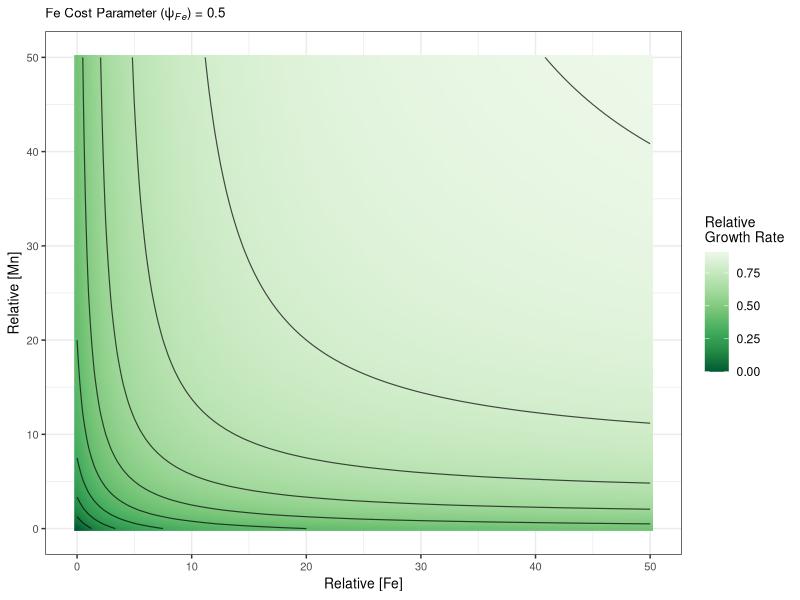
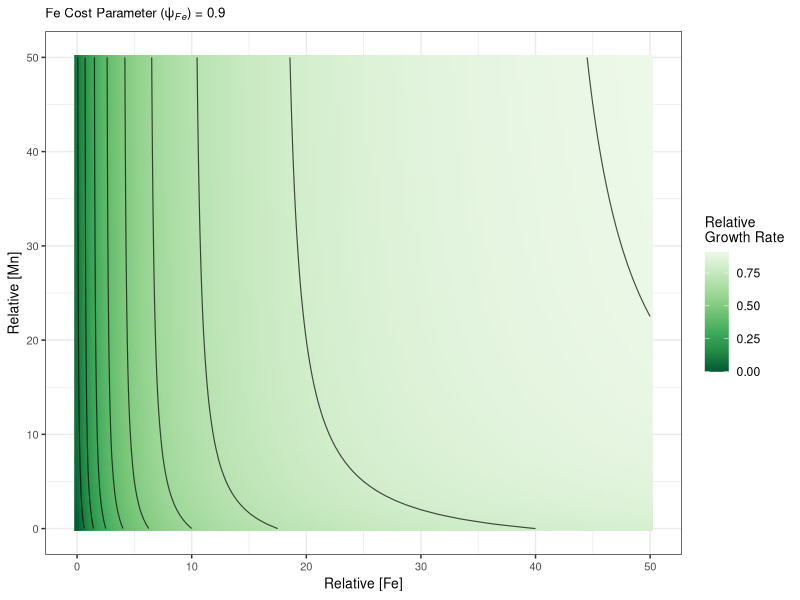
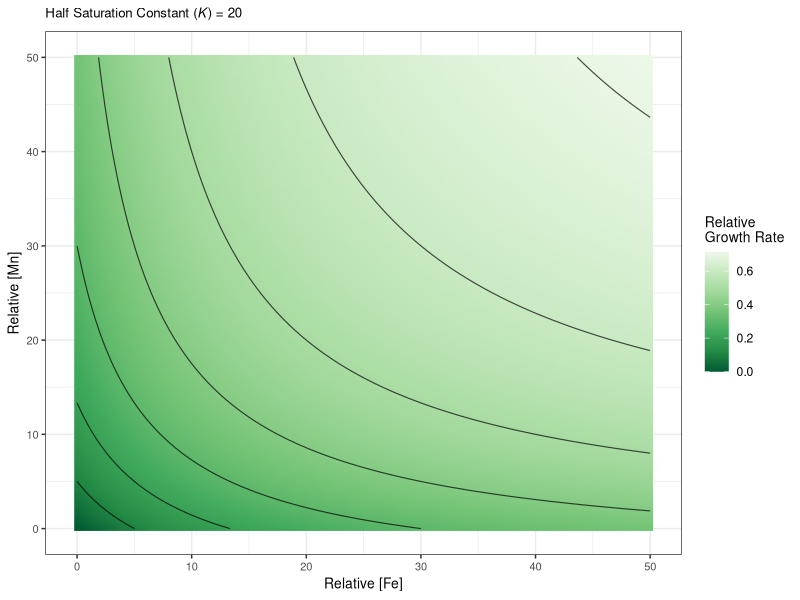
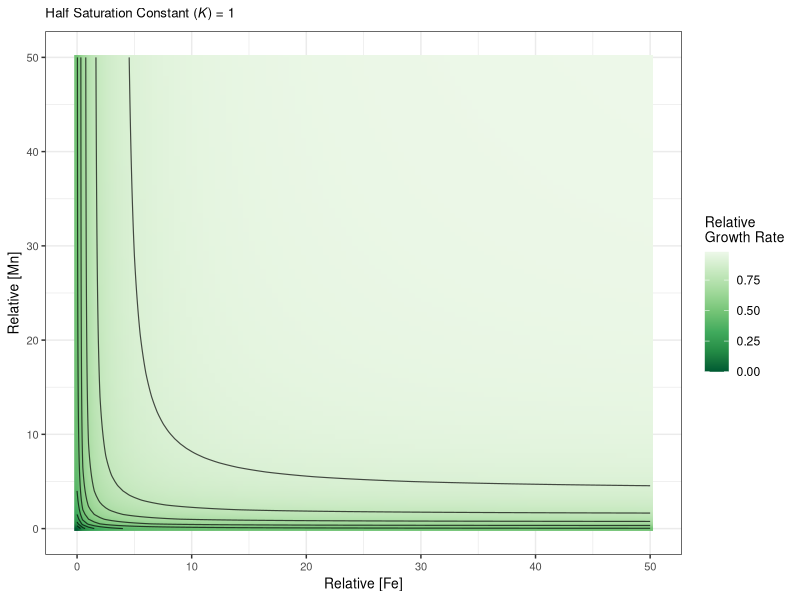

Write the R code that produced these figures, in order.
library(dplyr)
library(ggplot2)
library(magrittr)

# plots and equations for phenomenological model in supplementary materials

growth_func <- function(theta_fe, fex, mnx, kfe = 5, kmn = 5){
  out_val <- theta_fe*((fex/(kfe + fex)) - (mnx/(kmn + mnx))) + (mnx/(kmn + mnx))
  
  return(out_val)
}

growth_func_full <- function(theta_fe, fex, mnx, kfe = 5, kmn = 5){
  out_val <- fex/(kfe + fex) - mnx/(kmn + mnx)
  
  return(out_val)
}

growth_mn_deriv <- function(theta_fe, fex, mnx, kfe = 5, kmn = 5){
  out_val <- -1*kfe*(theta_fe - 1)/(mnx + kfe)^2
  return(out_val)
}
growth_fe_deriv <- function(theta_fe, fex, mnx, kfe = 5, kmn = 5){
  out_val <- kfe*(theta_fe)/(fex + kfe)^2
  return(out_val)
}

interpolate_phenom_model <- function(x_val, y_val, z_val, x_name, y_name, z_name, df){
  
  
  # unique light levels
  df_master <- data.frame(x_name = numeric(), 
                          y_name = numeric(),
                          z_name = numeric())
  
  x_val_filt <- df$x_val
  y_val_filt <- df$y_val
  z_val_filt <- df$z_val
  
  # Create grid
  grd <- expand.grid(x = seq(min(x_val_filt),
                             max(x_val_filt),
                             length=50), 
                     y = seq(min(y_val_filt), 
                             max(y_val_filt), 
                             length=50))
  
  # Find points in convex hull
  mask <- pinpoly(cbind(x_val_filt, 
                        y_val_filt)[chull(x_val_filt, 
                                          y_val_filt),], 
                  as.matrix(grd))
  
  # Crop grid to convex hull
  grd <- grd[mask == 2,]
  
  # Interpolate to points in convex hull
  res <- interpp(x_val_filt, 
                 y_val_filt, 
                 z = z_val_filt, 
                 xo = grd$x, 
                 yo = grd$y)
  
  new_df <- data.frame(name1 = res$x, 
                       name2 = res$y, 
                       name3 = res$z)
  
  
  return(new_df)
  
}

get_mn_fe_df <- function(fex_seq, theta_fe, k_vec = c(5, 5)){
  
  all_growth_vals <- c()
  all_growth_vals_deriv <- c()
  all_growth_mn_deriv <- c()
  fex_seq_vals <- c()
  mnx_seq_vals <- c()
  
  for(i in 1:length(fex_seq)){
    
    growth_vec <- growth_func(theta_fe = theta_fe, 
                              fex = fex_seq,
                              mnx = fex_seq[i],
                              kfe = k_vec[1],
                              kmn = k_vec[2])
    growth_vec_deriv <- growth_func_full(theta_fe = theta_fe, 
                                         fex = fex_seq,
                                         mnx = fex_seq[i],
                                         kfe = k_vec[1],
                                         kmn = k_vec[2])
    
    all_growth_vals <- c(growth_vec, all_growth_vals)
    all_growth_vals_deriv <- c(growth_vec_deriv, all_growth_vals_deriv)
    fex_seq_vals <- c(fex_seq, fex_seq_vals)
    mnx_seq_vals <- c(rep(fex_seq[i], length(fex_seq)), mnx_seq_vals)
  }
  
  df_out <- data.frame(u_trans = all_growth_vals,
                       fex = fex_seq_vals,
                       mnx = mnx_seq_vals,
                       u_trans_deriv = all_growth_vals_deriv)
  return(df_out)
}

list_of_theta_fe <- function(fex_seq, theta_fe_seq = c(0.1, 0.5, 0.9),
                             k_vec = c(5, 5)){
  
  df_out <- data.frame(u_trans = numeric(),
                       fex = numeric(),
                       mnx = numeric(),
                       cost_inter = numeric())
  
  for(j in 1:length(theta_fe_seq)){
    df_temp <- get_mn_fe_df(fex_seq = fex_seq, 
                            theta_fe = theta_fe_seq[j],
                            k_vec = k_vec)
    df_temp$cost_inter <- rep(theta_fe_seq[j], nrow(df_temp))
    
    df_out <- rbind(df_temp, df_out)
  }
  
  df_out$cost_inter <- factor(df_out$cost_inter)
  
  levels(df_out$cost_inter) <- paste('Fe Protein Cost: ', levels(df_out$cost_inter)) 
  
  return(df_out)
}

## plotting phenom model with background costs and ratios of costs

fex_conc <- seq(0, 50, by = 0.5)

test <- get_mn_fe_df(fex_seq = fex_conc, theta_fe = 0.5)

phi05 <- list_of_theta_fe(fex_seq = fex_conc, theta_fe_seq = c(0.5))
phi05_p <- phi05 %>% 
  ggplot(aes(x = fex, y = mnx, fill = u_trans)) +
  theme_bw() +
  ggtitle(expression(paste('Fe Cost Parameter (', psi[italic(Fe)], ") = 0.5"))) +
  geom_raster(interpolate = TRUE) +
  geom_contour(aes(z = u_trans),
               colour = 'black', lwd = 0.4,
               alpha = 0.7) +
  scale_fill_distiller(palette = 'Greens', 
                       name = 'Relative\nGrowth Rate') +
  labs(y = 'Relative [Mn]', x = 'Relative [Fe]') +
  theme(axis.title = element_text(size = 10),
        axis.text = element_text(size = 8),
        title = element_text(size = 8),
        legend.title = element_text(size = 10),
        strip.background = element_rect(fill = 'white'));phi05_p


phi09 <- list_of_theta_fe(fex_seq = fex_conc, theta_fe_seq = c(0.9),
                          c(5, 5))
phi09_p <- phi09 %>% 
  ggplot(aes(x = fex, y = mnx, fill = u_trans)) +
  theme_bw() +
  # facet_grid(~cost_inter) +
  ggtitle(expression(paste('Fe Cost Parameter (', psi[italic(Fe)], ") = 0.9"))) +
  geom_raster(interpolate = TRUE) +
  geom_contour(aes(z = u_trans),
               colour = 'black', lwd = 0.4,
               alpha = 0.7) +
  scale_fill_distiller(palette = 'Greens', 
                       name = 'Relative\nGrowth Rate') +
  labs(y = 'Relative [Mn]', x = 'Relative [Fe]') +
  theme(axis.title = element_text(size = 10),
        axis.text = element_text(size = 8),
        title = element_text(size = 8),
        legend.title = element_text(size = 10),
        strip.background = element_rect(fill = 'white'));phi09_p



phi05_high_k <- list_of_theta_fe(fex_seq = fex_conc, theta_fe_seq = c(0.5),
                          c(20, 20))
phi05_high_k_p <- phi05_high_k %>% 
  ggplot(aes(x = fex, y = mnx, fill = u_trans)) +
  theme_bw() +
  # facet_grid(~cost_inter) +
  ggtitle(expression(paste('Half Saturation Constant (', italic(K), ") = 20"))) +
  geom_raster(interpolate = TRUE) +
  geom_contour(aes(z = u_trans),
               colour = 'black', lwd = 0.4,
               alpha = 0.7) +
  scale_fill_distiller(palette = 'Greens', 
                       name = 'Relative\nGrowth Rate') +
  labs(y = 'Relative [Mn]', x = 'Relative [Fe]') +
  theme(axis.title = element_text(size = 10),
        axis.text = element_text(size = 8),
        title = element_text(size = 8),
        legend.title = element_text(size = 10),
        strip.background = element_rect(fill = 'white'));phi05_high_k_p
# 
phi05_low_k <- list_of_theta_fe(fex_seq = fex_conc, theta_fe_seq = c(0.5),
                          c(1, 1))
phi05_low_k_p <- phi05_low_k %>% 
  ggplot(aes(x = fex, y = mnx, fill = u_trans)) +
  theme_bw() +
  # facet_grid(~cost_inter) +
  ggtitle(expression(paste('Half Saturation Constant (', italic(K), ") = 1"))) +
  geom_raster(interpolate = TRUE) +
  geom_contour(aes(z = u_trans),
               colour = 'black', lwd = 0.4,
               alpha = 0.7) +
  scale_fill_distiller(palette = 'Greens', 
                       name = 'Relative\nGrowth Rate') +
  labs(y = 'Relative [Mn]', x = 'Relative [Fe]') +
  theme(axis.title = element_text(size = 10),
        axis.text = element_text(size = 8),
        title = element_text(size = 8),
        legend.title = element_text(size = 10),
        strip.background = element_rect(fill = 'white'));phi05_low_k_p


